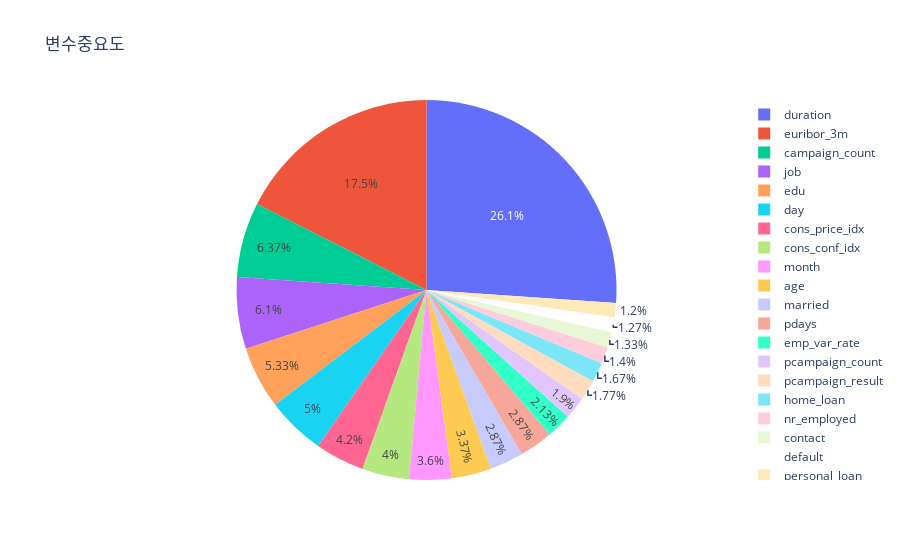

The notebook cell saved with this chart:
### Code cell
import plotly.express as px
fig = px.pie(feature_name, names="feature", values="importance", title="변수중요도")
fig.show()

### Figure 1 — Plotly figure (JSON) as saved in the notebook; plotly's stock layout.template omitted (floating-point values rounded to 4 significant figures)
{"data": [{"domain": {"x": [0, 1], "y": [0, 1]}, "hovertemplate": "feature=%{label}<br>importance=%{value}<extra></extra>", "labels": ["duration", "euribor_3m", "campaign_count", "job", "edu", "day", "cons_price_idx", "cons_conf_idx", "month", "age", "married", "pdays", "emp_var_rate", "pcampaign_count", "pcampaign_result", "home_loan", "nr_employed", "contact", "default", "personal_loan"], "legendgroup": "", "name": "", "showlegend": true, "type": "pie", "values": [0.261, 0.1753, 0.06367, 0.061, 0.05333, 0.05, 0.042, 0.04, 0.036, 0.03367, 0.02867, 0.02867, 0.02133, 0.019, 0.01767, 0.01667, 0.014, 0.01333, 0.01267, 0.012]}], "layout": {"legend": {"tracegroupgap": 0}, "title": {"text": "변수중요도"}}}
